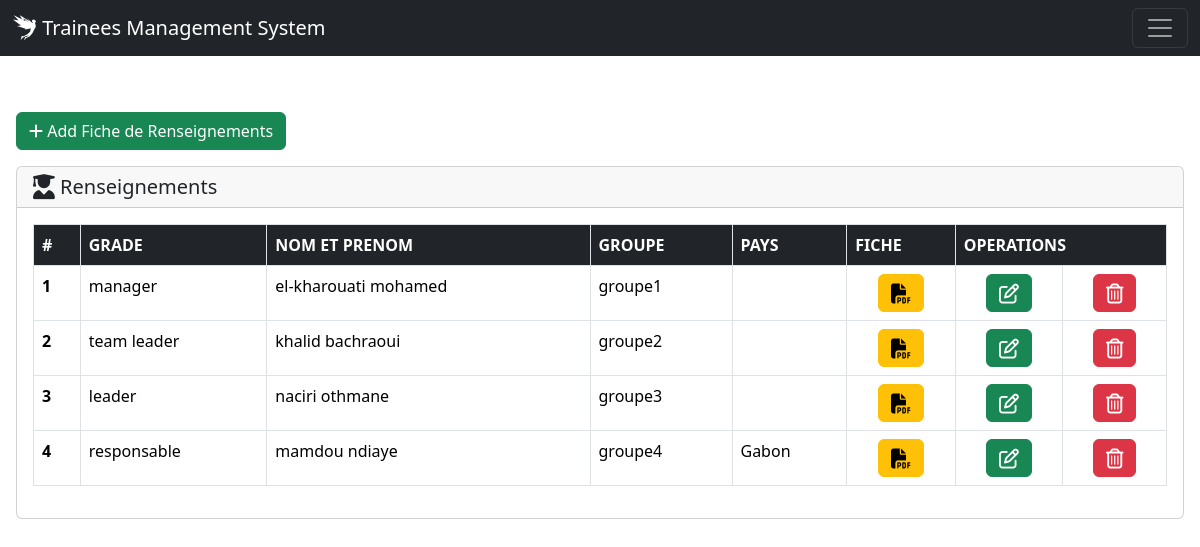
Page /renseignements/ (signed in) on the committed database.
### Store/models.py (models this page shows, shortened)
class Renseignement(models.Model):
    stagiaire = models.ForeignKey(Stagiaire, on_delete=models.CASCADE)
    file = models.FileField(upload_to="fiches")
    created_at = models.DateTimeField(auto_now=True)
    updated_at = models.DateTimeField(auto_now_add=True)

class Stagiaire(models.Model):
    groupe = models.ForeignKey(Groupe, on_delete=models.CASCADE)
    nom = models.CharField(max_length=150,null=False)
    prenom = models.CharField(max_length=150,null=False)
    grade = models.CharField(max_length=150,null=False)
    unite = models.CharField(max_length=150,null=True)
    pays = models.CharField(max_length=150,blank=True)
    created_at = models.DateTimeField(auto_now=True)
    updated_at = models.DateTimeField(auto_now_add=True)

class Groupe(models.Model):
    name = models.CharField(max_length=150, null=False,choices=groupe_choices)
    owner = models.ForeignKey(CustomUser, on_delete=models.CASCADE)
    created_at = models.DateTimeField(auto_now=True)
    updated_at = models.DateTimeField(auto_now_add=True)

### Store/views.py (the view, shortened to what this page needs)
# urls.py: path('renseignements/', views.renseignements, name="renseignements"),
def renseignements(request):
    if request.user.is_authenticated:
        if request.user.is_superuser:
            renseignements = Renseignement.objects.all().order_by('stagiaire__groupe')
            return render(request, 'renseignement/index.html', {
                "renseignements": renseignements,
            })
    else:
        messages.error(request, 'Login First to View the Contents')
        return redirect('login')

### Store/templates/renseignement/index.html (shortened to what this page needs)
{% extends 'base.html' %}
{% block content %}
<a class="btn btn-success mb-3" href="{% url 'add_fiche' %}" role="button"><i class="fa-solid fa-plus"></i> Add Fiche de Renseignements</a>
<div class="card p-10">
  <h5 class="card-header"><i class="fa-solid fa-user-graduate fa-lg"></i> Renseignements</h5>
  <div class="card-body">
    <table class="table border">
  <thead class="table-dark">
    <tr>
      <th class="border" scope="col">#</th>
      <th class="border" scope="col">GRADE</th>
      <th class="border" scope="col">NOM ET PRENOM</th>
       <th class="border" scope="col">GROUPE</th>
       <th class="border" scope="col">PAYS</th>
       <th class="border" scope="col">FICHE</th>
       <th class="border" colspan="3" scope="col">OPERATIONS</th>
    </tr>
  </thead>
  <tbody>
      {% for renseignement in renseignements %}
    <tr>
      <th class="border" scope="row">{{ forloop.counter }}</th>
      <td class="border" >{{renseignement.stagiaire.grade}}</td>
      <td class="border" >{{renseignement.stagiaire.nom}} {{renseignement.stagiaire.prenom}}</td>
      <td class="border">{{renseignement.stagiaire.groupe.name}}</td>
      <td class="border">{{renseignement.stagiaire.pays}}</td>
<td class="border" style="text-align: center;">
    <a role="button" class="btn btn-warning" href="{% url 'display_fiche' file_name=renseignement.file.name %}" target="_blank">
    <i class="fa-solid fa-file-pdf fa-lg" style="color: black;"></i>
</a>
</td>
   <td style="text-align: center;" class="border"><a class="btn btn-success" href="{% url 'edit_fiche'  renseignement.id %}" role="button"><i class="fa-regular fa-pen-to-square fa-lg"></i></a></td>
      <td style="text-align: center;" class="border"><a class="btn btn-danger" href="{% url 'delete_fiche'  renseignement.id %}" role="button"><i class="fa-regular fa-trash-can fa-lg"></i></a></td>
      {% endfor %}
  </tbody>
</table>
  </div>
</div>
{% endblock content %}

### rows in the picture
Renseignement: stagiaire.grade "manager", stagiaire.nom "el-kharouati", stagiaire.prenom "mohamed", stagiaire.groupe.name "groupe1"
Renseignement: stagiaire.grade "team leader", stagiaire.nom "khalid", stagiaire.prenom "bachraoui", stagiaire.groupe.name "groupe2"
Renseignement: stagiaire.grade "leader", stagiaire.nom "naciri", stagiaire.prenom "othmane", stagiaire.groupe.name "groupe3"
Renseignement: stagiaire.grade "responsable", stagiaire.nom "mamdou", stagiaire.prenom "ndiaye", stagiaire.groupe.name "groupe4", stagiaire.pays "Gabon"
